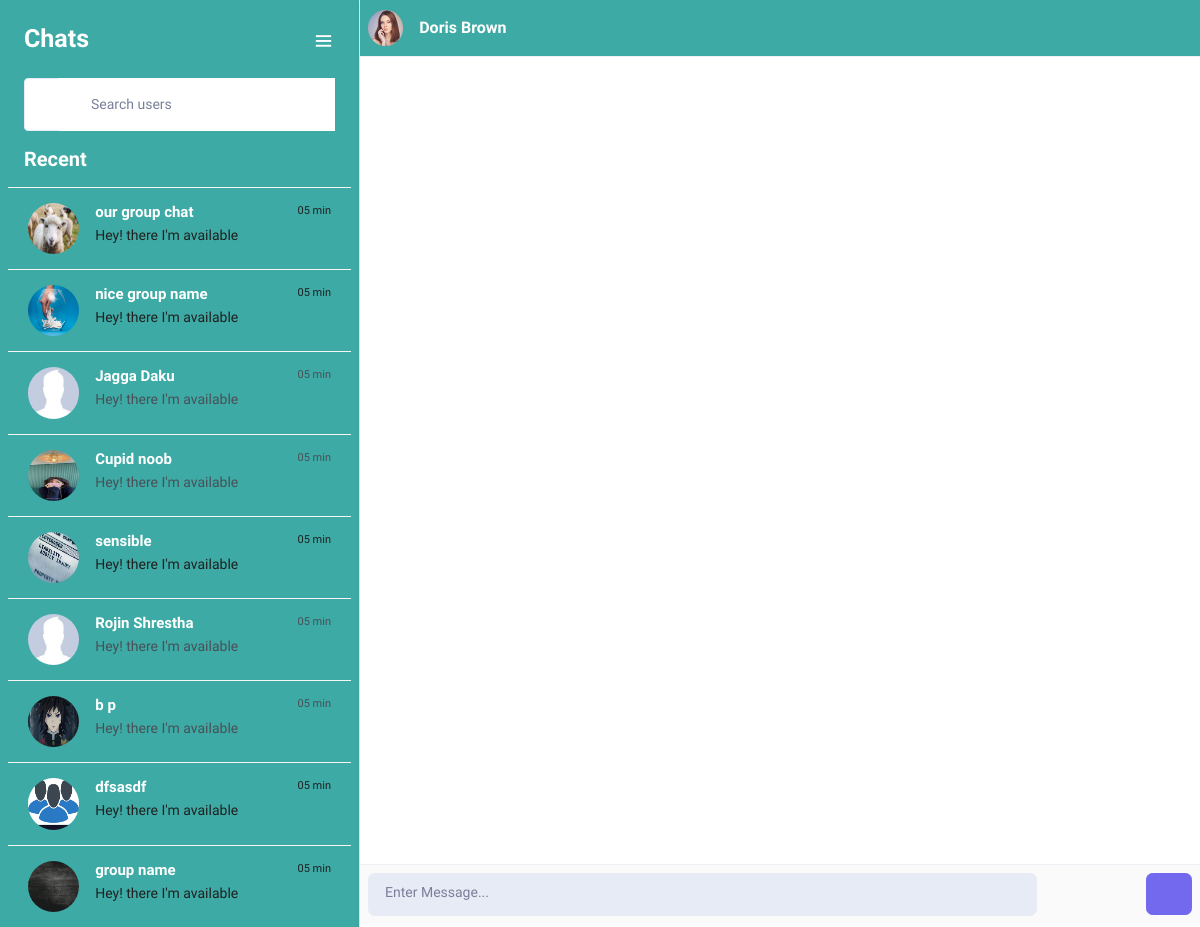
The app's page /chat/ (signed in), older data.
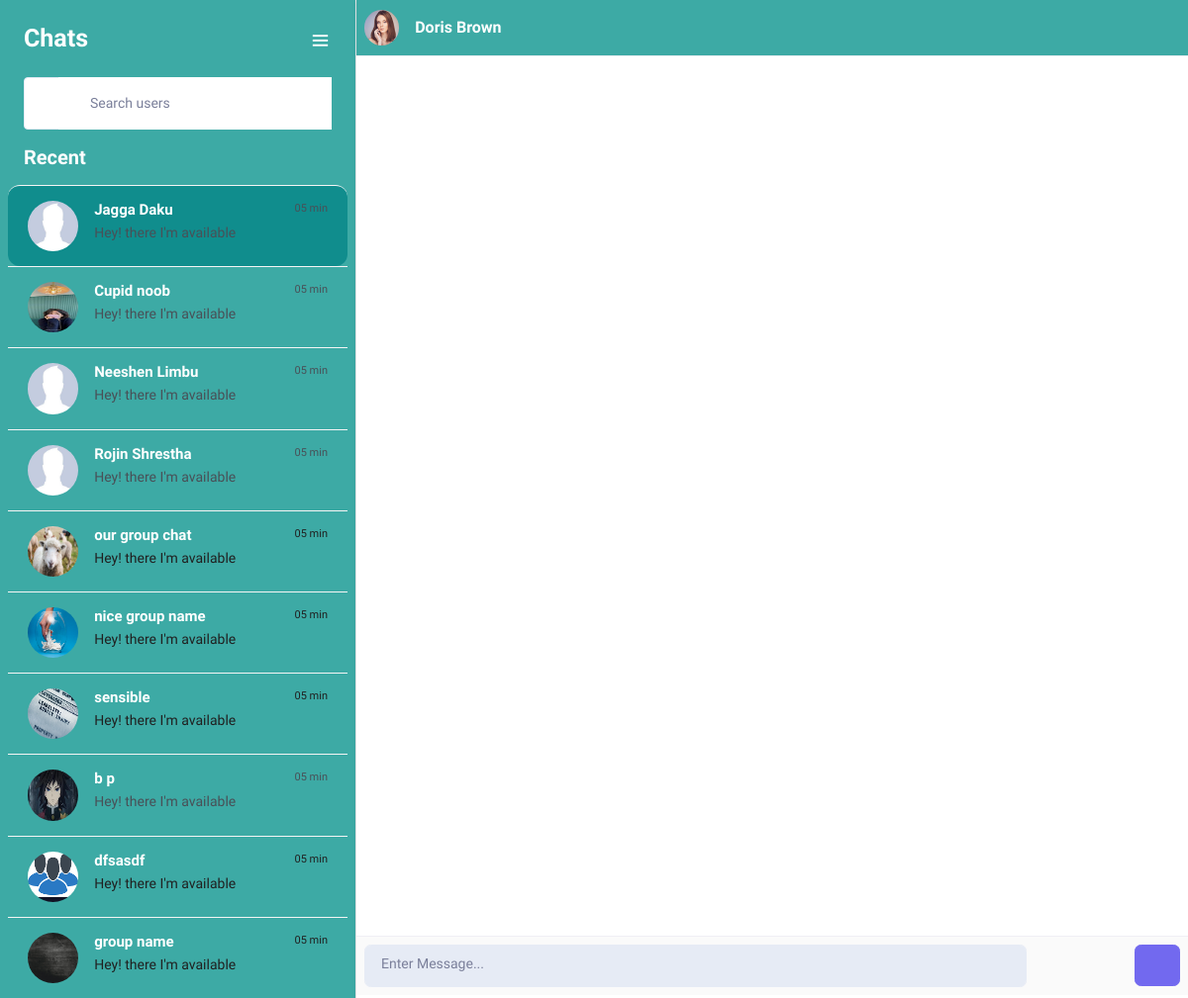
The same page, newer data.
### core/models.py (models this page shows, shortened)
class GroupChatThread(Group):
    group_name = models.CharField(max_length=100,null=True)
    admin = models.ForeignKey(settings.AUTH_USER_MODEL,null=True, on_delete=models.SET_NULL, related_name ='grpadmin')
    image = models.ImageField(default='group_photos/nouser.jpg',upload_to='group_photos')
    group_description = models.TextField(blank=True, help_text="description of the group")
    created_at = models.DateTimeField(auto_now_add=True,auto_now=False)
    updated_at = models.DateTimeField(auto_now=True)

class PrivateChatThread(models.Model):
    first_user = models.ForeignKey(settings.AUTH_USER_MODEL, on_delete=models.CASCADE, null=True, blank=True, related_name='thread_first_person')
    second_user = models.ForeignKey(settings.AUTH_USER_MODEL, on_delete=models.CASCADE, null=True,blank=True,related_name='other_user')
    connected_users = models.ManyToManyField(settings.AUTH_USER_MODEL,blank = True, related_name="private_connected_users")
    is_active = models.BooleanField(default=False)
    timestamp = models.DateTimeField(auto_now_add=True)
    updated_at = models.DateTimeField(auto_now = True)
    objects = PrivateChatManager()
    class Meta:
        unique_together = ['first_user','second_user']

### accounts/models.py (models this page shows, shortened)
class CustomUser(AbstractUser):
    email                   = models.EmailField(_('email address'), unique=True)
    username                = models.CharField(max_length=30, unique=True)
    date_joined				= models.DateTimeField(verbose_name='date joined', auto_now_add=True)
    last_login				= models.DateTimeField(verbose_name='last login', auto_now=True)
    is_admin				= models.BooleanField(default=False)
    is_active				= models.BooleanField(default=True)
    is_staff				= models.BooleanField(default=False)
    is_superuser			= models.BooleanField(default=False)
    profile_image			= models.ImageField(max_length=255, upload_to='user_photos', null=True, blank=True, default=DEFAULT)
    hide_email				= models.BooleanField(default=True)
    status                  = models.IntegerField(default=0)
    USERNAME_FIELD = 'email'
    REQUIRED_FIELDS = ['username','first_name','last_name']
    objects = CustomUserManager()
    def __str__(self):
        return self.username

### core/views.py (the view)
# urls.py: path('',views.chat_thread_view,name = 'conversation'),
@login_required
def chat_thread_view(request,*args,**kwargs):
    current_user = request.user
    group = None
    logged_user = CustomUser.objects.values(
        'id',
        'first_name',
        'last_name',
        'username',
        'profile_image',
    ).get(id = current_user.id)
    thread_id = request.GET.get('thread_id')
    context = {}
    context['current_user'] = logged_user
    if thread_id:
        private_thread = PrivateChatThread.objects.get(pk = thread_id)
        context['private_thread'] = private_thread
        context['private_thread_json'] = serialize('jsonl',private_thread)
    threads1 = PrivateChatThread.objects.filter(first_user = current_user, is_active = True)
    threads2 = PrivateChatThread.objects.filter(second_user = current_user, is_active = True)
    group_ids = current_user.groups.values_list('id')
    group_threads = GroupChatThread.objects.filter(id__in = group_ids)
    threads = sorted(chain(threads1, threads2,group_threads),key = attrgetter('updated_at'),reverse = True)
    for thread in threads:
        if hasattr(thread,'first_user') or hasattr(thread,'second_user'):
            if thread.first_user == current_user:
                friend = thread.second_user
            else:
                friend = thread.first_user
            friend_list = FriendList.objects.get(user = current_user)
            if not friend_list.is_mutual_friend(friend):
                private_chat = PrivateChatThread.objects.create_room_if_none(current_user,friend)
                private_chat.is_active = False
                private_chat.save()
        else:
            group = thread
    context['chat_threads'] = threads
    context['thread_id'] = thread_id
    return render(request,"core/index.html",context)

### friends/models.py (called while the page is built)
    def is_mutual_friend(self, friend):
        if friend in self.friends.all():
            return True
        else:
            return False

### core/templates/core/index.html (shortened to what the changed rows need)
<!doctype html>
{% load static %}
<html lang="en">
<head>
        <link rel="stylesheet" href="{% static 'css/searchuser.css' %}">
        <link href="{% static 'assets/libs/magnific-popup/magnific-popup.css' %}" rel="stylesheet" type="text/css" />
        <link href='https://unpkg.com/boxicons@2.0.7/css/boxicons.min.css' rel='stylesheet'>
        <link rel="stylesheet" href="{% static 'assets/libs/owl.carousel/assets/owl.carousel.min.css' %} ">
        <link rel="stylesheet" href="{% static 'assets/libs/owl.carousel/assets/owl.theme.default.min.css' %}">
        <link href="{% static 'assets/css/bootstrap.min.css' %}" id="bootstrap-style" rel="stylesheet" type="text/css" />
        <link href="{% static 'assets/css/icons.min.css' %}" rel="stylesheet" type="text/css" />
        <link href="{% static 'assets/css/app.min.css' %}" id="app-style" rel="stylesheet" type="text/css" />
        <link rel="stylesheet" href="{% static 'package/css/lightgallery-bundle.css' %}" />
        <link rel="stylesheet" href="https://cdnjs.cloudflare.com/ajax/libs/highlight.js/10.2.0/styles/default.min.css" />
    </head>
    <body>
        <div style="background-color: var(--themecolor);" class="layout-wrapper d-lg-flex">
            <div class="chat-leftsidebar">
                <div class="tab-content">
                    <div class="tab-pane fade show active" id="pills-chat" role="tabpanel" aria-labelledby="pills-chat-tab">
                        <div>
                            <div id="contact-list" class="px-2">
                                <div class="chat-message-list" data-simplebar>
                                    <ul class="list-unstyled chat-list chat-user-list" id="contact_list_ul">
                                        {% if chat_threads %}
                                        {% for thread in chat_threads %}
                                        {% if thread.first_user or thread.second_user  %}
                                            {% if thread.first_user == request.user %}
                                            <li class="myclass">
                                                <a onclick="onSelectFriend('{{thread.second_user.id}}',this);" data-threadType="private-thread" data-userId="{{thread.second_user.id}}" id="id_friend_list_{{thread.second_user.id}}">
                                                    <div class="d-flex">
                                                        <div class="chat-user-img online align-self-center me-3 ms-0">
                                                            <img id="id_friend_img_{{thread.second_user.id}}" src="{{thread.second_user.profile_image.url}}" class="rounded-circle avatar-sm" alt="">
                                                        </div>
                                                        <div class="flex-1 overflow-hidden">
                                                            <h5 class="text-truncate text-white font-size-15 mb-1">{{thread.second_user.first_name}} {{thread.second_user.last_name}}</h5>
                                                            <p class="chat-user-message text-truncate mb-0">Hey! there I'm available</p>
                                                        </div>
                                                        <div class="font-size-11">05 min</div>
                                                    </div>
                                                </a>
                                            </li>
                                            {% endif %}
                                        {% else %}
                                        <li class="myclass">
                                            <a onclick="onSelectGroup('{{thread.id}}',this);" data-threadType="group-thread" class="myclass" data-userId="{{thread.id}}" id="id_friend_list_{{thread.id}}">
                                                <div class="d-flex">
                                                    <div class="chat-user-img online align-self-center me-3 ms-0">
                                                        <img id="id_friend_img_{{thread.id}}" src="{{thread.image.url}}" class="rounded-circle avatar-sm" alt="">
                                                    </div>
                                                    <div class="flex-1 overflow-hidden">
                                                        <h5 class="text-truncate text-white font-size-15 mb-1">{{thread.group_name}}</h5>
                                                        <p class="chat-user-message text-truncate mb-0">Hey! there I'm available</p>
                                                    </div>
                                                    <div class="font-size-11">05 min</div>
                                                </div>
                                            </a>
                                        </li>
                                        {% endif %}
                                        {% endfor %}
                                        {% endif %}
                                    </ul>
                                </div>
                            </div>
                        </div>
                    </div>
                </div>
            </div>
    </body>
</html>

Row changes from the older to the newer data that the page shows:
changed PrivateChatThread "Jagga": moves up the list
changed PrivateChatThread "Cupid": moves up the list
now on this page (row edited): PrivateChatThread: second_user.profile_image (placeholder picture), second_user.first_name "Neeshen", second_user.last_name "Limbu"
changed PrivateChatThread "Rojin": moves up the list
